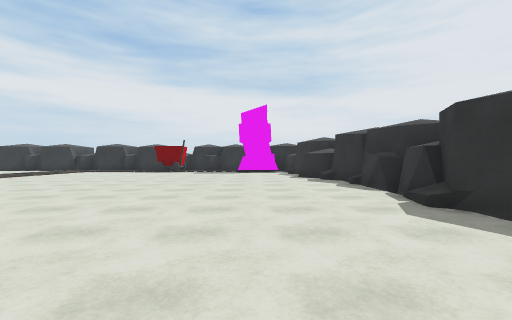
[1] (above)

18 first-person views from a walk through a scene from a Unity 3-D project. The camera is 1.2 m above the floor, looks level and sees 90° across. The floor is counted in squares, 2 m on a side. Each view is taken from the middle of a square. On the plan, view 1 faces up. The plan holds only what a view shows up to about 9 squares ahead; the rest is blank. The player is left out.

[2]
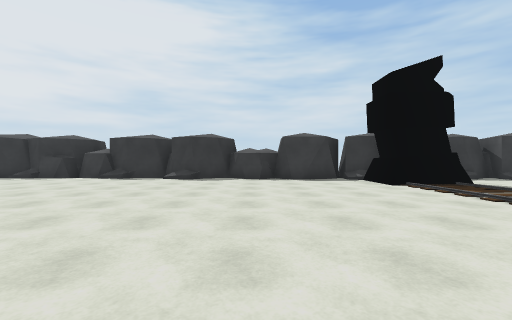

[3]
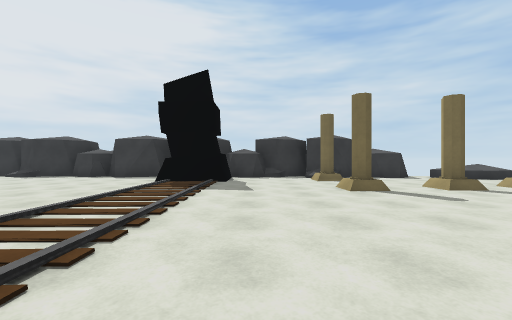

[4]
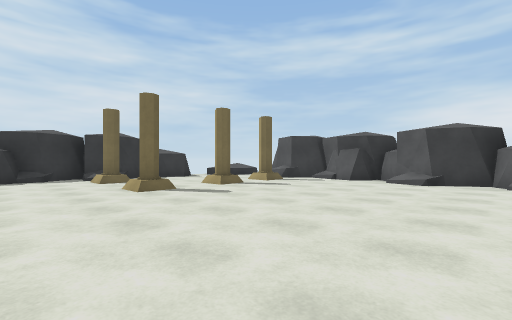

[5]
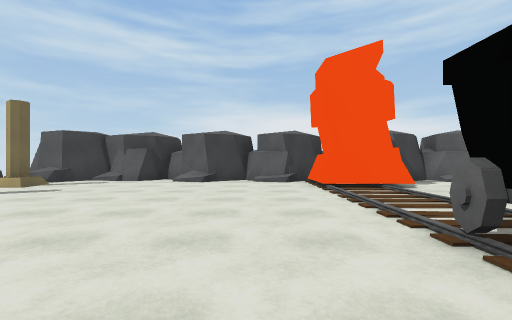

[6]
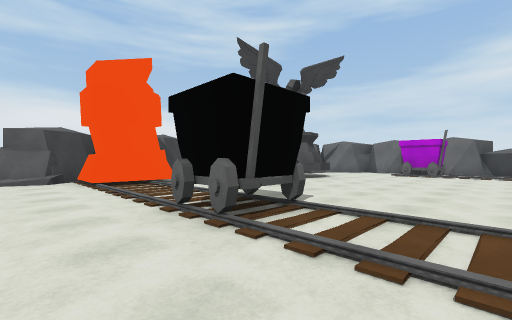

[7]
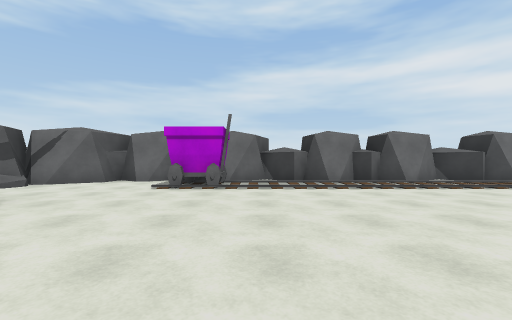

[8]
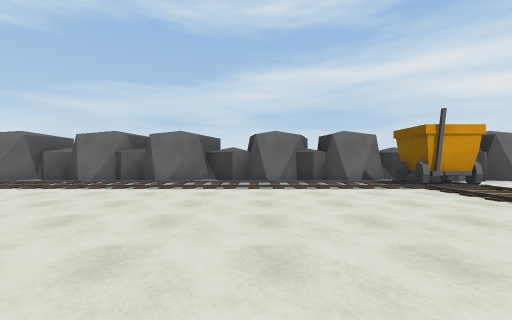

[9]
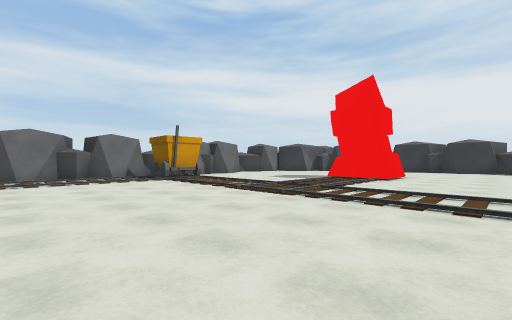

[10]
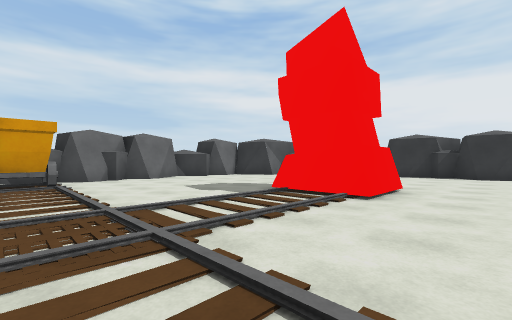

[11]
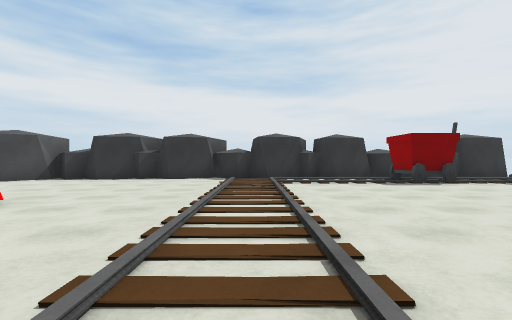

[12]
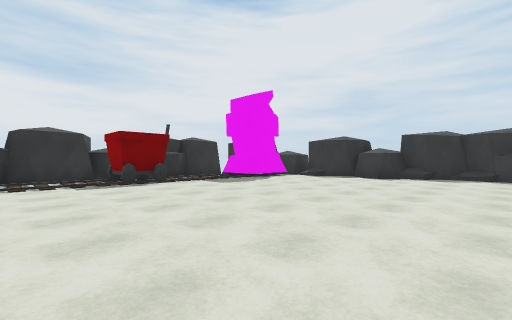

[13]
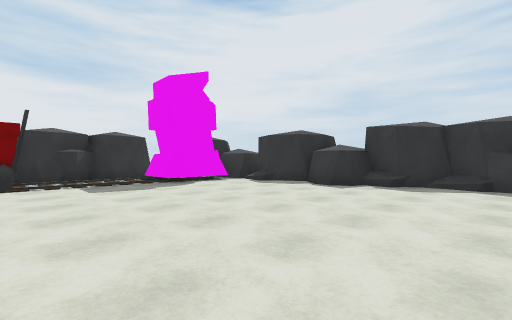

[14]
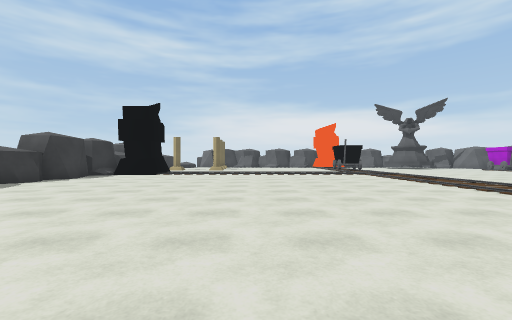

[15]
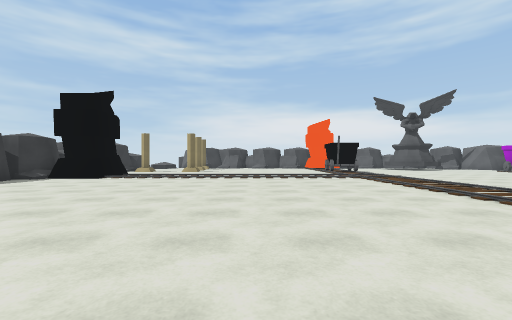

[16]
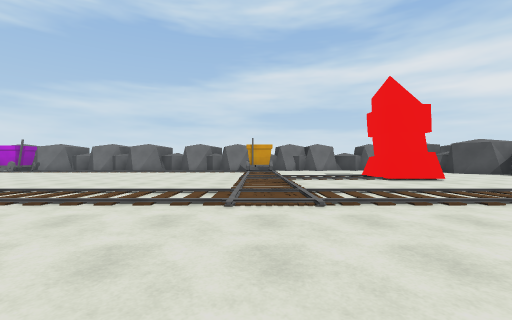

[17]
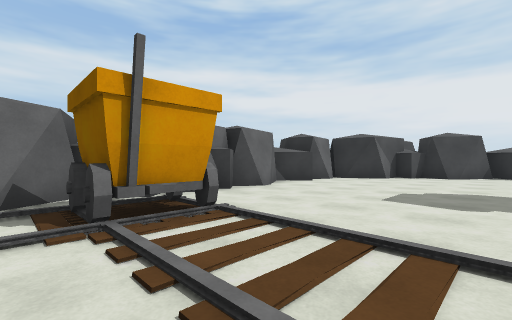

[18]
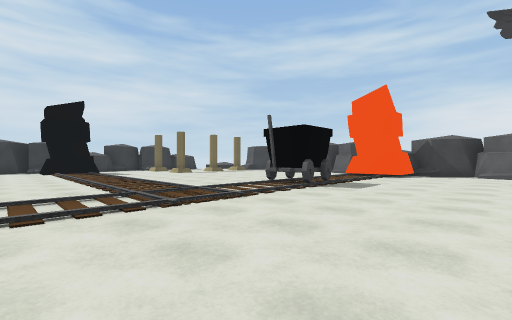

### Floor plan
Key: @ floor where view 1 was taken; # wall or solid block; . floor; / step, stairs or slope; = window, fence, low wall or low ledge; P pillar; C cart.
Columns run from 20 left of view 1 to 3 right of it. Each row starts with its distance up from view 1.
 15         #############
 14    ######.###...C...#
 13   ##...........CC...###
 12 ###...................#
 11 #.....................#
 10 #..... ...............#
  9 #..... #..............##
  8 #.....##..............##
  7 #.....//...............#
  6 #.....//...............#
  5 #.C/////////...........#
  4 #.CC/.///..............#
  3 #......................#
  2 #...................../#
  1 #...................../#
  0 #...................@..#
 -1 #.....................##
 -2 #.....................##
 -3 #.....................#
 -4 #.....................#
 -5 #........../..///...###
 -6 #.........//////////###
 -7 #.....................##
 -8 #.C........C...........#
 -9 #.C........C......P..P##
-10 #...................  #
-11 ##...##...........P...#
-12  #..   ...............#
-13  ##    ...##......P....
-14        #.####......#.=
-15        ##############=

Positions as (right, up) in squares from view 1, and headings:
1: (0, 0), facing up
2: (-6, -1), facing right
3: (-7, -7), facing right
4: (-7, -7), facing down-right
5: (-7, -7), facing down
6: (-7, -6), facing down-left
7: (-12, -7), facing left
8: (-12, 0), facing left
9: (-10, 0), facing up-left
10: (-11, 4), facing up-left
11: (-9, 6), facing up
12: (-7, 6), facing up-right
13: (-4, 6), facing up-right
14: (-4, 6), facing down
15: (-5, 4), facing down
16: (-5, 4), facing left
17: (-15, 3), facing up-left
18: (-13, -3), facing down-right
